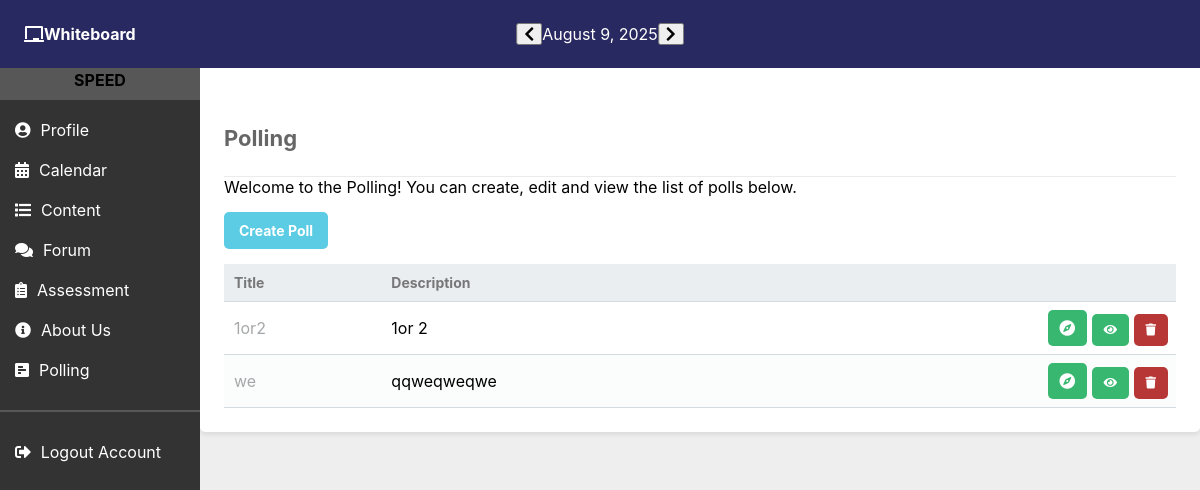
/teachpolling.php, run on the app's committed database.
### tables this page shows
CREATE TABLE `polls` (
  `id` int(11) NOT NULL,
  `title` text NOT NULL,
  `description` text NOT NULL
);

### teachpolling.php (the view)
<?php
include 'functions.php';
include 'left-nav.php';
include 'top-nav.php';
include 'db.php';
$sql = "SELECT p.*, GROUP_CONCAT(pa.title ORDER BY pa.id) AS answers FROM polls p LEFT JOIN poll_answers pa ON pa.poll_id = p.id GROUP BY p.id";
$polls = $conn->query($sql);
?>
<?=template_header()?>
<br/><br/><br/><br/><br/>
<div class="content home">
	<h2>Polling</h2>
	<p>Welcome to the Polling! You can create, edit and view the list of polls below.</p>
	<a href="createpoll.php" class="create-poll">Create Poll</a>
	<table>
        <thead>
            <tr>
                <td>Title</td>
				<td>Description</td>
                <td></td>
            </tr>
        </thead>
        <tbody>
            <?php foreach($polls as $poll): ?>
            <tr>
                <td><?=$poll['title']?></td>
				<td><?=$poll['description']?></td>
                <td class="actions">
					<a href="pollresult.php?id=<?=$poll['id']?>" class="view" title="Check Result"><i class="fas fa-compass"></i></a>
					<a href="vote.php?id=<?=$poll['id']?>" class="view" title="View Poll"><i class="fas fa-eye fa-xs"></i></a>
                    <a href="deletepoll.php?id=<?=$poll['id']?>" class="trash" title="Delete Poll"><i class="fas fa-trash fa-xs"></i></a>
                </td>
            </tr>
            <?php endforeach; ?>
        </tbody>
    </table>
</div>

### pollstyle.css (style rules this page uses)
* { box-sizing: border-box; font-family: -apple-system, BlinkMacSystemFont, "segoe ui", roboto, oxygen, ubuntu, cantarell, "fira sans", "droid sans", "helvetica neue", Arial, sans-serif; font-size: 16px; -webkit-font-smoothing: antialiased; -moz-osx-font-smoothing: grayscale; }
body { background-color: #FFFFFF; margin: 0; }
.content { margin-left: 215px; margin-top: 0px; padding: 20px; background-color: #fff; border-radius: 5px; box-shadow: 0 2px 5px rgba(0, 0, 0, 0.1); }
.content h2 { margin: 0; padding: 25px 0; font-size: 22px; border-bottom: 1px solid #ebebeb; color: #666666; }
.home .create-poll { display: inline-block; text-decoration: none; background-color: #5bcce3; font-weight: bold; font-size: 14px; border-radius: 5px; color: #FFFFFF; padding: 10px 15px; margin: 15px 0; }
.home table { width: 100%; padding-top: 30px; border-collapse: collapse; }
.home table thead { background-color: #ebeef1; border-bottom: 1px solid #d3dae0; }
.home table thead td { padding: 10px; font-weight: bold; color: #767779; font-size: 14px; }
.home table tbody tr { border-bottom: 1px solid #d3dae0; }
.home table tbody tr:nth-child(even) { background-color: #fbfcfc; }
.home table tbody tr td { padding: 10px; }
.home table tbody tr td:nth-child(1) { color: #a5a7a9; }
.home table tbody tr td.actions { padding: 8px; text-align: right; }
.home table tbody tr td.actions .view, .home table tbody tr td.actions .edit, .home table tbody tr td.actions .trash { display: inline-flex; text-align: right; text-decoration: none; color: #FFFFFF; padding: 10px 12px; border-radius: 5px; }
.home table tbody tr td.actions .trash { background-color: #b73737; }
.home table tbody tr td.actions .view { background-color: #37b770; }

### main.css (style rules this page uses)
* { box-sizing: border-box; }
body { font-family: 'Arial', sans-serif; margin: 0; padding: 0; }
body, h1, h2, h3, p, ul, li, a, div { margin: 0; padding: 0; }
body { font-family: Arial, sans-serif; background-color: #eee; }

### functions.php (style rules this page uses)
body, h1, h2, h3, p, ul, li, a, div { margin: 0; padding: 0; }
body { font-family: Arial, sans-serif; background-color: #eee; }
.content.home,.main-content { margin-left: 200px; padding: 1.5rem; padding-top: 100px; //Adjust padding to account for fixed header display: flex; flex-direction: column; gap: 20px; }

### data on the page
polls: title "1or2", description "1or 2"
polls: title "we", description "qqweqweqwe"
